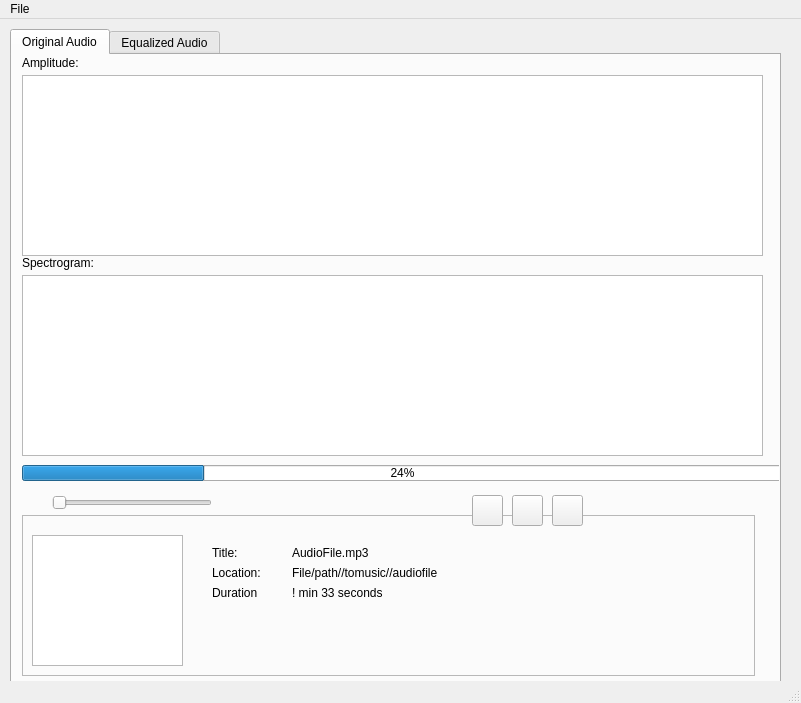
<?xml version="1.0" encoding="UTF-8"?>
<ui version="4.0">
 <class>MainWindow</class>
 <widget class="QMainWindow" name="MainWindow">
  <property name="geometry">
   <rect>
    <x>0</x>
    <y>0</y>
    <width>801</width>
    <height>703</height>
   </rect>
  </property>
  <property name="windowTitle">
   <string>MainWindow</string>
  </property>
  <widget class="QWidget" name="centralwidget">
   <widget class="QTabWidget" name="editedAudio">
    <property name="geometry">
     <rect>
      <x>10</x>
      <y>10</y>
      <width>771</width>
      <height>671</height>
     </rect>
    </property>
    <property name="currentIndex">
     <number>0</number>
    </property>
    <widget class="QWidget" name="InputAudio">
     <attribute name="title">
      <string>Original Audio</string>
     </attribute>
     <widget class="QWidget" name="horizontalWidget" native="true">
      <property name="geometry">
       <rect>
        <x>10</x>
        <y>310</y>
        <width>751</width>
        <height>161</height>
       </rect>
      </property>
      <layout class="QHBoxLayout" name="horizontalLayout"/>
     </widget>
     <widget class="QFrame" name="frame">
      <property name="geometry">
       <rect>
        <x>10</x>
        <y>460</y>
        <width>733</width>
        <height>161</height>
       </rect>
      </property>
      <property name="frameShape">
       <enum>QFrame::StyledPanel</enum>
      </property>
      <property name="frameShadow">
       <enum>QFrame::Raised</enum>
      </property>
      <widget class="QLabel" name="label_3">
       <property name="geometry">
        <rect>
         <x>190</x>
         <y>30</y>
         <width>49</width>
         <height>16</height>
        </rect>
       </property>
       <property name="text">
        <string>Title:</string>
       </property>
      </widget>
      <widget class="QLabel" name="label_4">
       <property name="geometry">
        <rect>
         <x>270</x>
         <y>30</y>
         <width>441</width>
         <height>16</height>
        </rect>
       </property>
       <property name="text">
        <string>AudioFile.mp3</string>
       </property>
      </widget>
      <widget class="QLabel" name="label_7">
       <property name="geometry">
        <rect>
         <x>190</x>
         <y>50</y>
         <width>49</width>
         <height>16</height>
        </rect>
       </property>
       <property name="text">
        <string>Location:</string>
       </property>
      </widget>
      <widget class="QLabel" name="label_8">
       <property name="geometry">
        <rect>
         <x>270</x>
         <y>50</y>
         <width>441</width>
         <height>16</height>
        </rect>
       </property>
       <property name="text">
        <string>File/path//tomusic//audiofile</string>
       </property>
      </widget>
      <widget class="QLabel" name="label_9">
       <property name="geometry">
        <rect>
         <x>270</x>
         <y>70</y>
         <width>441</width>
         <height>16</height>
        </rect>
       </property>
       <property name="text">
        <string>! min 33 seconds</string>
       </property>
      </widget>
      <widget class="QLabel" name="label_10">
       <property name="geometry">
        <rect>
         <x>190</x>
         <y>70</y>
         <width>49</width>
         <height>16</height>
        </rect>
       </property>
       <property name="text">
        <string>Duration</string>
       </property>
      </widget>
      <widget class="QGraphicsView" name="graphicsView">
       <property name="geometry">
        <rect>
         <x>10</x>
         <y>20</y>
         <width>151</width>
         <height>131</height>
        </rect>
       </property>
      </widget>
     </widget>
     <widget class="QPushButton" name="AudioStop_3">
      <property name="geometry">
       <rect>
        <x>540</x>
        <y>440</y>
        <width>31</width>
        <height>31</height>
       </rect>
      </property>
      <property name="text">
       <string/>
      </property>
      <property name="icon">
       <iconset>
        <normaloff>assets/audio-stop.svg</normaloff>assets/audio-stop.svg</iconset>
      </property>
      <property name="iconSize">
       <size>
        <width>25</width>
        <height>25</height>
       </size>
      </property>
     </widget>
     <widget class="QGraphicsView" name="outputAmplitude_2">
      <property name="geometry">
       <rect>
        <x>10</x>
        <y>20</y>
        <width>741</width>
        <height>181</height>
       </rect>
      </property>
     </widget>
     <widget class="QLabel" name="AudioMin_3">
      <property name="geometry">
       <rect>
        <x>20</x>
        <y>440</y>
        <width>21</width>
        <height>31</height>
       </rect>
      </property>
      <property name="text">
       <string/>
      </property>
      <property name="pixmap">
       <pixmap>assets/noun-mute.svg</pixmap>
      </property>
      <property name="scaledContents">
       <bool>true</bool>
      </property>
     </widget>
     <widget class="QSlider" name="horizontalSlider_3">
      <property name="geometry">
       <rect>
        <x>40</x>
        <y>440</y>
        <width>160</width>
        <height>16</height>
       </rect>
      </property>
      <property name="orientation">
       <enum>Qt::Horizontal</enum>
      </property>
     </widget>
     <widget class="QLabel" name="Amplitude_2">
      <property name="geometry">
       <rect>
        <x>10</x>
        <y>0</y>
        <width>71</width>
        <height>16</height>
       </rect>
      </property>
      <property name="text">
       <string>Amplitude:</string>
      </property>
     </widget>
     <widget class="QPushButton" name="play_pause_btn_org">
      <property name="geometry">
       <rect>
        <x>460</x>
        <y>440</y>
        <width>31</width>
        <height>31</height>
       </rect>
      </property>
      <property name="text">
       <string/>
      </property>
      <property name="icon">
       <iconset>
        <normaloff>assets/audio play.svg</normaloff>assets/audio play.svg</iconset>
      </property>
      <property name="iconSize">
       <size>
        <width>25</width>
        <height>25</height>
       </size>
      </property>
     </widget>
     <widget class="QPushButton" name="AudioFastForward_3">
      <property name="geometry">
       <rect>
        <x>500</x>
        <y>440</y>
        <width>31</width>
        <height>31</height>
       </rect>
      </property>
      <property name="text">
       <string/>
      </property>
      <property name="icon">
       <iconset>
        <normaloff>assets/audio pause.svg</normaloff>assets/audio pause.svg</iconset>
      </property>
      <property name="iconSize">
       <size>
        <width>25</width>
        <height>25</height>
       </size>
      </property>
     </widget>
     <widget class="QProgressBar" name="OutputAudioProgress_2">
      <property name="geometry">
       <rect>
        <x>10</x>
        <y>410</y>
        <width>761</width>
        <height>16</height>
       </rect>
      </property>
      <property name="value">
       <number>24</number>
      </property>
     </widget>
     <widget class="QGraphicsView" name="OutputSpectrogram_2">
      <property name="geometry">
       <rect>
        <x>10</x>
        <y>220</y>
        <width>741</width>
        <height>181</height>
       </rect>
      </property>
     </widget>
     <widget class="QLabel" name="Spectrogram_2">
      <property name="geometry">
       <rect>
        <x>10</x>
        <y>200</y>
        <width>71</width>
        <height>16</height>
       </rect>
      </property>
      <property name="text">
       <string>Spectrogram:</string>
      </property>
     </widget>
     <widget class="QLabel" name="AudioMax_3">
      <property name="geometry">
       <rect>
        <x>210</x>
        <y>440</y>
        <width>21</width>
        <height>31</height>
       </rect>
      </property>
      <property name="text">
       <string/>
      </property>
      <property name="pixmap">
       <pixmap>assets/audio-max.svg</pixmap>
      </property>
      <property name="scaledContents">
       <bool>true</bool>
      </property>
     </widget>
    </widget>
    <widget class="QWidget" name="OutputAudio">
     <attribute name="title">
      <string>Equalized Audio</string>
     </attribute>
     <widget class="QPushButton" name="AudioBackward_2">
      <property name="geometry">
       <rect>
        <x>420</x>
        <y>440</y>
        <width>31</width>
        <height>31</height>
       </rect>
      </property>
      <property name="text">
       <string/>
      </property>
      <property name="icon">
       <iconset>
        <normaloff>assets/audio play.svg</normaloff>assets/audio play.svg</iconset>
      </property>
      <property name="iconSize">
       <size>
        <width>25</width>
        <height>25</height>
       </size>
      </property>
     </widget>
     <widget class="QGraphicsView" name="OutputSpectrogram">
      <property name="geometry">
       <rect>
        <x>10</x>
        <y>220</y>
        <width>741</width>
        <height>181</height>
       </rect>
      </property>
     </widget>
     <widget class="QLabel" name="AudioMin_2">
      <property name="geometry">
       <rect>
        <x>20</x>
        <y>440</y>
        <width>21</width>
        <height>31</height>
       </rect>
      </property>
      <property name="text">
       <string/>
      </property>
      <property name="pixmap">
       <pixmap>assets/noun-mute.svg</pixmap>
      </property>
      <property name="scaledContents">
       <bool>true</bool>
      </property>
     </widget>
     <widget class="QWidget" name="horizontalWidget_2" native="true">
      <property name="geometry">
       <rect>
        <x>10</x>
        <y>470</y>
        <width>751</width>
        <height>161</height>
       </rect>
      </property>
      <layout class="QHBoxLayout" name="horizontalLayout_3">
       <item>
        <spacer name="horizontalSpacer_19">
         <property name="orientation">
          <enum>Qt::Horizontal</enum>
         </property>
         <property name="sizeHint" stdset="0">
          <size>
           <width>40</width>
           <height>20</height>
          </size>
         </property>
        </spacer>
       </item>
       <item>
        <widget class="QSlider" name="verticalSlider_17">
         <property name="orientation">
          <enum>Qt::Vertical</enum>
         </property>
        </widget>
       </item>
       <item>
        <spacer name="horizontalSpacer_20">
         <property name="orientation">
          <enum>Qt::Horizontal</enum>
         </property>
         <property name="sizeHint" stdset="0">
          <size>
           <width>40</width>
           <height>20</height>
          </size>
         </property>
        </spacer>
       </item>
       <item>
        <widget class="QSlider" name="verticalSlider_18">
         <property name="orientation">
          <enum>Qt::Vertical</enum>
         </property>
        </widget>
       </item>
       <item>
        <spacer name="horizontalSpacer_21">
         <property name="orientation">
          <enum>Qt::Horizontal</enum>
         </property>
         <property name="sizeHint" stdset="0">
          <size>
           <width>40</width>
           <height>20</height>
          </size>
         </property>
        </spacer>
       </item>
       <item>
        <widget class="QSlider" name="verticalSlider_19">
         <property name="orientation">
          <enum>Qt::Vertical</enum>
         </property>
        </widget>
       </item>
       <item>
        <spacer name="horizontalSpacer_22">
         <property name="orientation">
          <enum>Qt::Horizontal</enum>
         </property>
         <property name="sizeHint" stdset="0">
          <size>
           <width>40</width>
           <height>20</height>
          </size>
         </property>
        </spacer>
       </item>
       <item>
        <widget class="QSlider" name="verticalSlider_20">
         <property name="orientation">
          <enum>Qt::Vertical</enum>
         </property>
        </widget>
       </item>
       <item>
        <spacer name="horizontalSpacer_23">
         <property name="orientation">
          <enum>Qt::Horizontal</enum>
         </property>
         <property name="sizeHint" stdset="0">
          <size>
           <width>40</width>
           <height>20</height>
          </size>
         </property>
        </spacer>
       </item>
       <item>
        <widget class="QSlider" name="verticalSlider_21">
         <property name="orientation">
          <enum>Qt::Vertical</enum>
         </property>
        </widget>
       </item>
       <item>
        <spacer name="horizontalSpacer_24">
         <property name="orientation">
          <enum>Qt::Horizontal</enum>
         </property>
         <property name="sizeHint" stdset="0">
          <size>
           <width>40</width>
           <height>20</height>
          </size>
         </property>
        </spacer>
       </item>
       <item>
        <widget class="QSlider" name="verticalSlider_22">
         <property name="orientation">
          <enum>Qt::Vertical</enum>
         </property>
        </widget>
       </item>
       <item>
        <spacer name="horizontalSpacer_25">
         <property name="orientation">
          <enum>Qt::Horizontal</enum>
         </property>
         <property name="sizeHint" stdset="0">
          <size>
           <width>40</width>
           <height>20</height>
          </size>
         </property>
        </spacer>
       </item>
       <item>
        <widget class="QSlider" name="verticalSlider_23">
         <property name="orientation">
          <enum>Qt::Vertical</enum>
         </property>
        </widget>
       </item>
       <item>
        <spacer name="horizontalSpacer_26">
         <property name="orientation">
          <enum>Qt::Horizontal</enum>
         </property>
         <property name="sizeHint" stdset="0">
          <size>
           <width>40</width>
           <height>20</height>
          </size>
         </property>
        </spacer>
       </item>
       <item>
        <widget class="QSlider" name="verticalSlider_24">
         <property name="orientation">
          <enum>Qt::Vertical</enum>
         </property>
        </widget>
       </item>
       <item>
        <spacer name="horizontalSpacer_27">
         <property name="orientation">
          <enum>Qt::Horizontal</enum>
         </property>
         <property name="sizeHint" stdset="0">
          <size>
           <width>40</width>
           <height>20</height>
          </size>
         </property>
        </spacer>
       </item>
      </layout>
     </widget>
     <widget class="QLabel" name="AudioMax_2">
      <property name="geometry">
       <rect>
        <x>210</x>
        <y>440</y>
        <width>21</width>
        <height>31</height>
       </rect>
      </property>
      <property name="text">
       <string/>
      </property>
      <property name="pixmap">
       <pixmap>assets/audio-max.svg</pixmap>
      </property>
      <property name="scaledContents">
       <bool>true</bool>
      </property>
     </widget>
     <widget class="QSlider" name="horizontalSlider_2">
      <property name="geometry">
       <rect>
        <x>40</x>
        <y>440</y>
        <width>160</width>
        <height>16</height>
       </rect>
      </property>
      <property name="orientation">
       <enum>Qt::Horizontal</enum>
      </property>
     </widget>
     <widget class="QLabel" name="Spectrogram">
      <property name="geometry">
       <rect>
        <x>10</x>
        <y>200</y>
        <width>71</width>
        <height>16</height>
       </rect>
      </property>
      <property name="text">
       <string>Spectrogram:</string>
      </property>
     </widget>
     <widget class="QProgressBar" name="OutputAudioProgress">
      <property name="geometry">
       <rect>
        <x>10</x>
        <y>410</y>
        <width>761</width>
        <height>16</height>
       </rect>
      </property>
      <property name="value">
       <number>24</number>
      </property>
     </widget>
     <widget class="QPushButton" name="AudioFastForward_2">
      <property name="geometry">
       <rect>
        <x>500</x>
        <y>440</y>
        <width>31</width>
        <height>31</height>
       </rect>
      </property>
      <property name="text">
       <string/>
      </property>
      <property name="icon">
       <iconset>
        <normaloff>assets/audio-stop.svg</normaloff>assets/audio-stop.svg</iconset>
      </property>
      <property name="iconSize">
       <size>
        <width>25</width>
        <height>25</height>
       </size>
      </property>
     </widget>
     <widget class="QPushButton" name="AudioPlay_2">
      <property name="geometry">
       <rect>
        <x>460</x>
        <y>440</y>
        <width>31</width>
        <height>31</height>
       </rect>
      </property>
      <property name="text">
       <string/>
      </property>
      <property name="icon">
       <iconset>
        <normaloff>assets/audio pause.svg</normaloff>assets/audio pause.svg</iconset>
      </property>
      <property name="iconSize">
       <size>
        <width>25</width>
        <height>25</height>
       </size>
      </property>
     </widget>
     <widget class="QGraphicsView" name="outputAmplitude">
      <property name="geometry">
       <rect>
        <x>10</x>
        <y>20</y>
        <width>741</width>
        <height>181</height>
       </rect>
      </property>
     </widget>
     <widget class="QLabel" name="Amplitude">
      <property name="geometry">
       <rect>
        <x>10</x>
        <y>0</y>
        <width>71</width>
        <height>16</height>
       </rect>
      </property>
      <property name="text">
       <string>Amplitude:</string>
      </property>
     </widget>
    </widget>
   </widget>
  </widget>
  <widget class="QMenuBar" name="menubar">
   <property name="geometry">
    <rect>
     <x>0</x>
     <y>0</y>
     <width>801</width>
     <height>22</height>
    </rect>
   </property>
   <widget class="QMenu" name="menuFile">
    <property name="title">
     <string>File</string>
    </property>
    <addaction name="action_open"/>
    <addaction name="action_save"/>
    <addaction name="action_save_as"/>
   </widget>
   <addaction name="menuFile"/>
  </widget>
  <widget class="QStatusBar" name="statusbar"/>
  <action name="action_open">
   <property name="text">
    <string>Open</string>
   </property>
   <property name="shortcut">
    <string>Ctrl+O</string>
   </property>
  </action>
  <action name="action_save">
   <property name="text">
    <string>Save</string>
   </property>
   <property name="shortcut">
    <string>Ctrl+S</string>
   </property>
  </action>
  <action name="action_save_as">
   <property name="text">
    <string>Save As</string>
   </property>
   <property name="shortcut">
    <string>Ctrl+Shift+S</string>
   </property>
  </action>
 </widget>
 <resources/>
 <connections/>
</ui>
